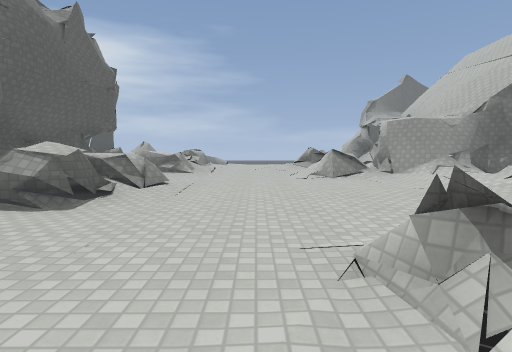
view 1 (above)

24 first-person views from a walk through a level from a Godot 3-D game. The camera is 1.2 m above the floor, tilts 4° down and sees 80° across. The floor is counted in squares, 2 m on a side. Each view is taken from the middle of a square. On the plan, view 1 faces up. The plan holds only what a view shows up to about 9 squares ahead; the rest is blank. The place goes on beyond the plan. Door leaves are left out where a doorway can be walked through. Some surface patterns are stand-ins.

view 2
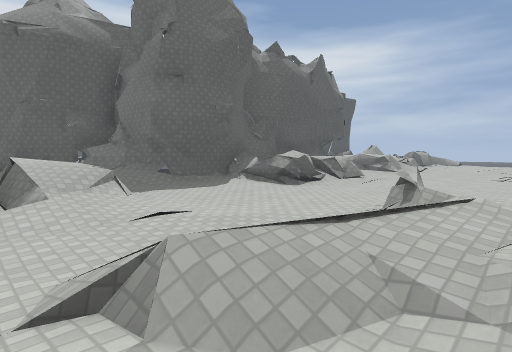

view 3
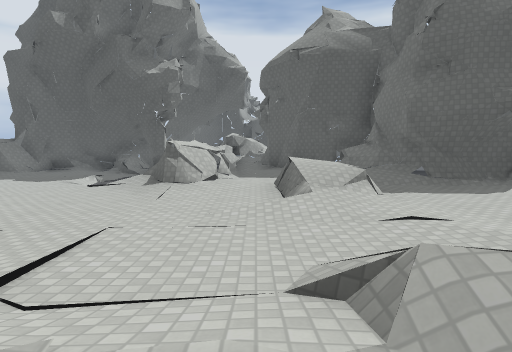

view 4
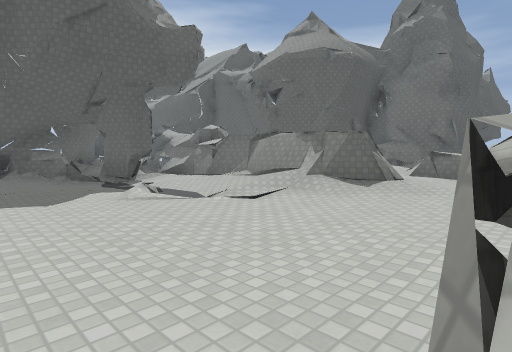

view 5
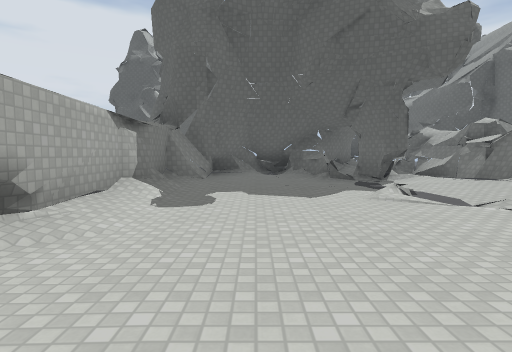

view 6
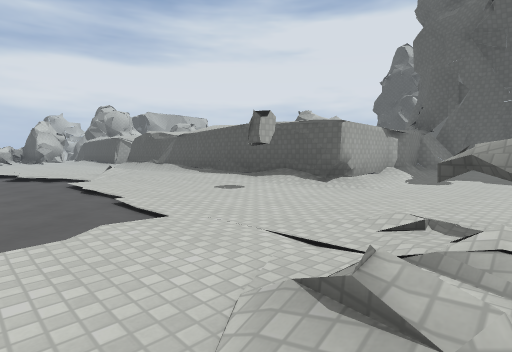

view 7
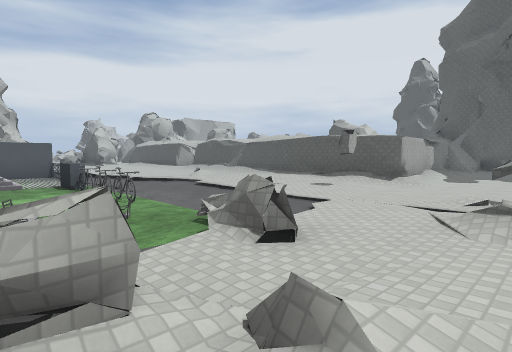

view 8
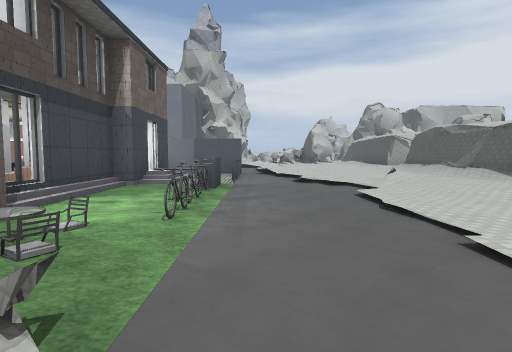

view 9
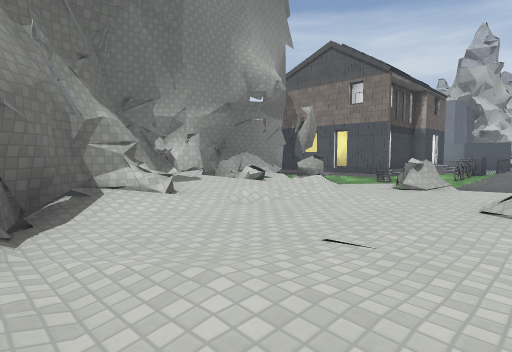

view 10
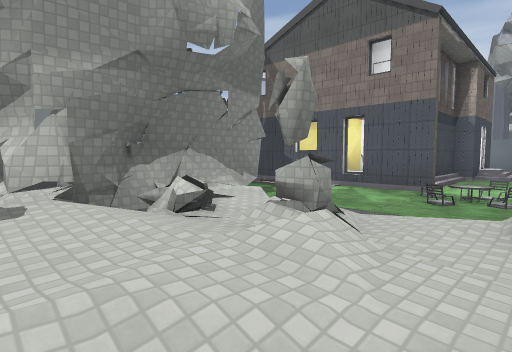

view 11
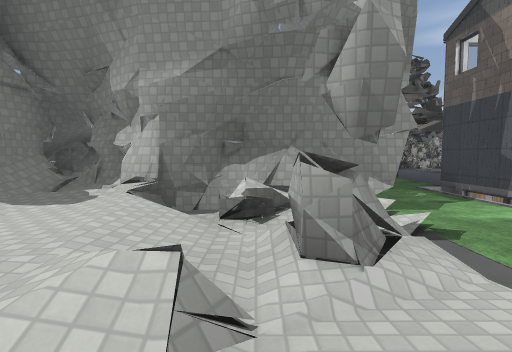

view 12
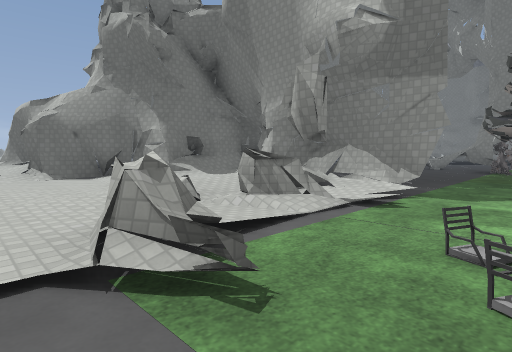

view 13
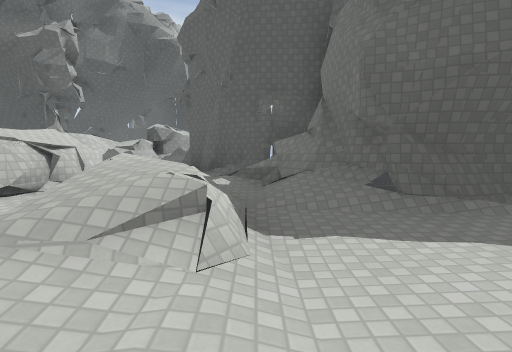

view 14
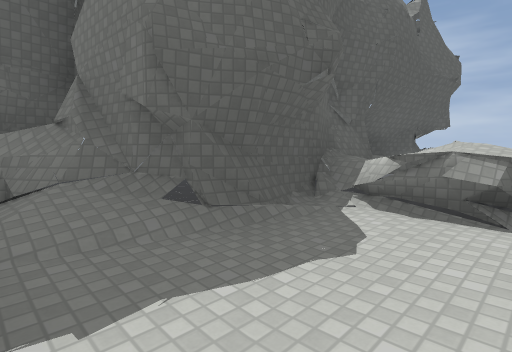

view 15
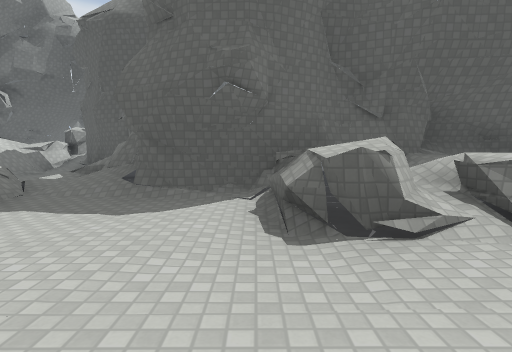

view 16
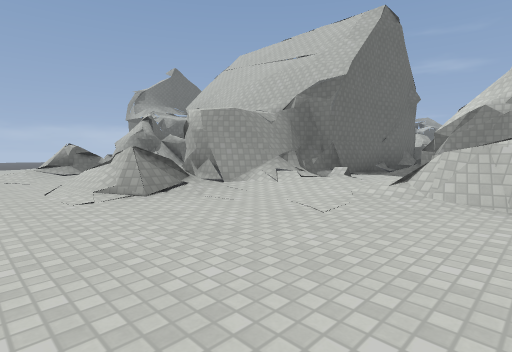

view 17
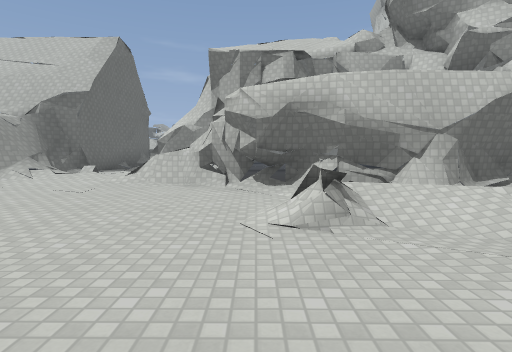

view 18
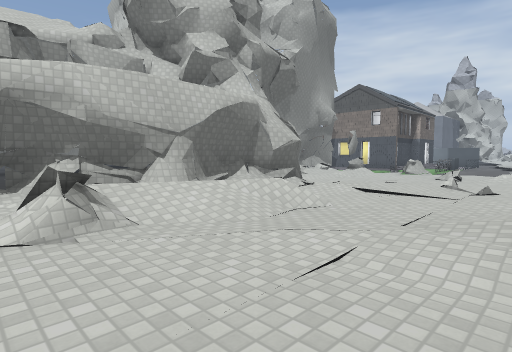

view 19
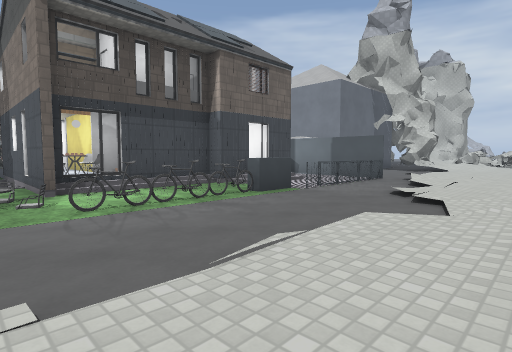

view 20
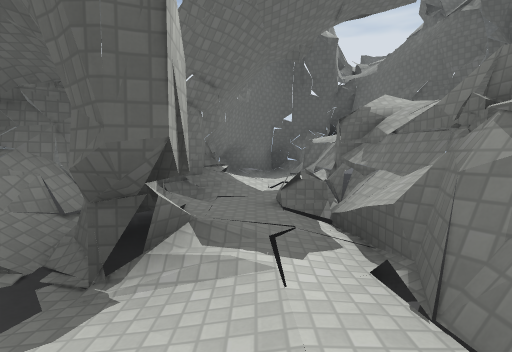

view 21
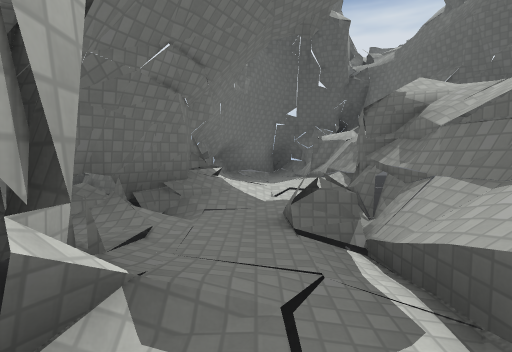

view 22
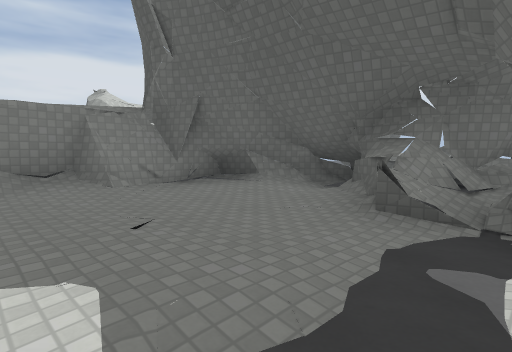

view 23
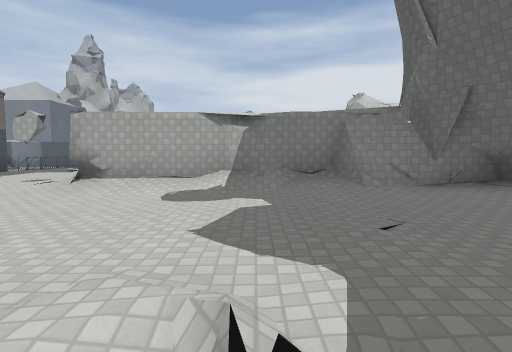

view 24
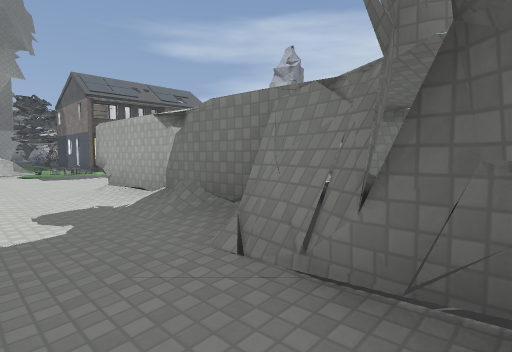

### Floor plan
Key: @ floor where view 1 was taken; # wall or solid block; x gap in a wall; . main floor; : floor 0.25 m higher than the main floor; + floor 0.5 m higher than the main floor; * floor 0.75 m higher than the main floor; / step, stairs or slope; = window, fence, low wall or low ledge; ^ raised ledge; v drop or lower ground; B bike.
Columns run from 17 left of view 1 to 13 right of it. Each row starts with its distance up from view 1.
  8             ^==#////#
  7            ## ++///=###
  6             #  /::++/###
  5          ..  ##=::++/**#
  4         .....#=#:::++=*#
  3         .....#=#:::+###
  2              #::::/:#
  1            ###::::=/#
  0          .##/////@/##
 -1         ###/////::/##
 -2  ..   .##++++/:/:://#
 -3  ......######/:::://#
 -4 #############//:.://#
 -5 ##////////////..//:.###  ##
 -6  #######...//.....:..#####
 -7    #..x=.../........///##
 -8     ..^/.......#/=.:///#  ..
 -9     ..#/:......///..=#=# ....
-10       ###=.........==###......
-11        ..#####.....=#........##
-12       ...... #/....==..vv..
-13       #####  #/....B=##^^^#
-14          ^   #:....B.########
-15              #::/..B.##
-16              #://..^ #
-17              #////.=##
-18              #:../.=#
-19              #:::/.=#
-20                 .:/##

Where each view was taken, in squares from view 1:
view 1: 0 up, 0 right, facing up
view 2: 2 down, 2 right, facing up-left
view 3: 2 down, 2 right, facing left
view 4: 9 down, 2 left, facing up-left
view 5: 9 down, 2 left, facing left
view 6: 8 down, 1 right, facing down-left
view 7: 8 down, 4 right, facing down-left
view 8: 10 down, 1 right, facing down
view 9: 4 down, 0 right, facing down-right
view 10: 7 down, 2 right, facing down-right
view 11: 9 down, 2 right, facing right
view 12: 12 down, 1 right, facing up-right
view 13: 0 up, 1 left, facing left
view 14: 0 up, 2 left, facing up-left
view 15: 3 up, 0 right, facing left
view 16: 3 up, 0 right, facing up-right
view 17: 2 up, 2 left, facing right
view 18: 2 up, 2 left, facing down-right
view 19: 12 down, 2 left, facing down-right
view 20: 5 down, 8 left, facing left
view 21: 5 down, 9 left, facing left
view 22: 6 down, 7 left, facing down-left
view 23: 6 down, 7 left, facing down
view 24: 9 down, 10 left, facing down-right
